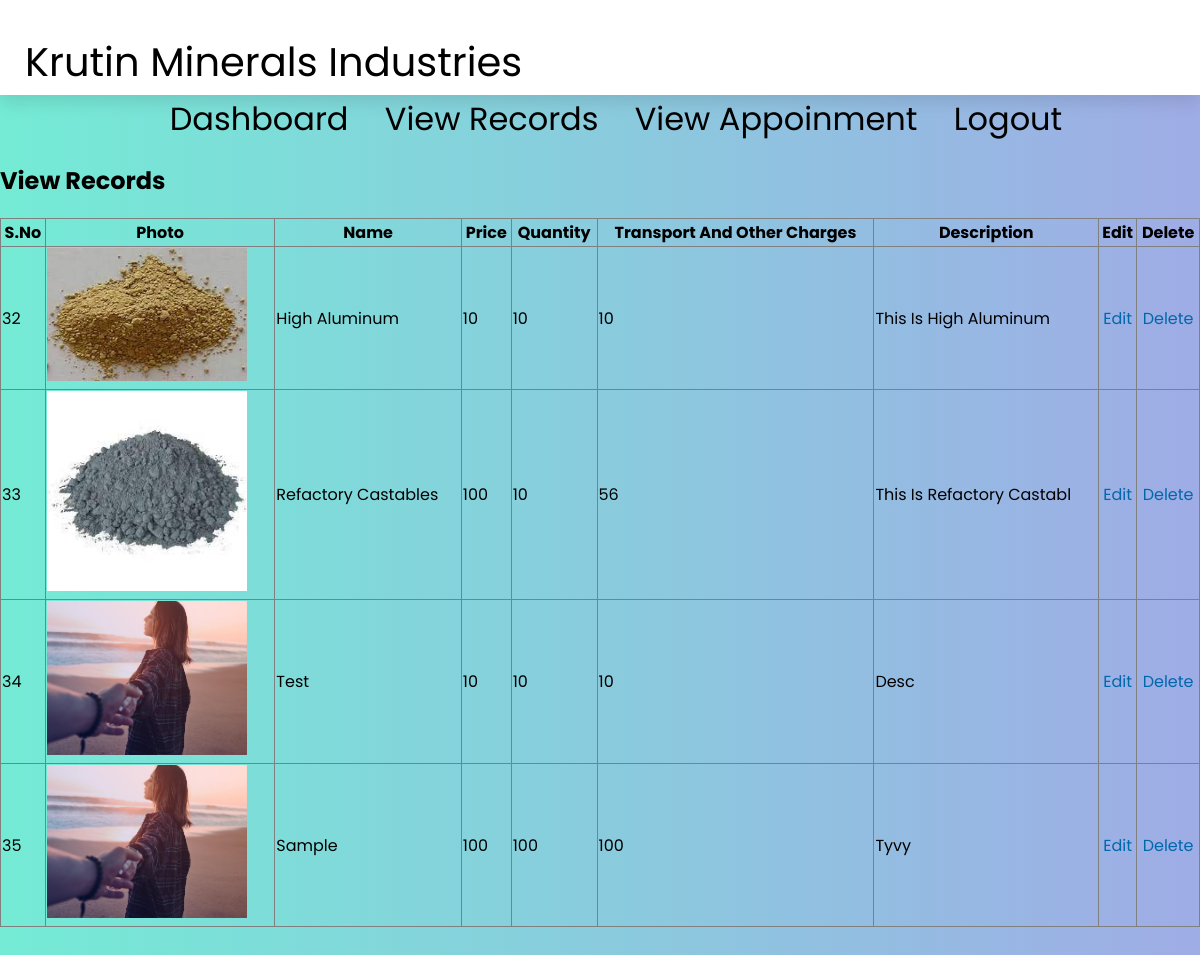
The app's page /admin/view.php (signed in) with its own data.
### tables this page shows
CREATE TABLE `products` (
  `id` int(11) NOT NULL,
  `photo` varchar(25) NOT NULL,
  `name1` varchar(30) NOT NULL,
  `price` int(11) NOT NULL,
  `quantity` int(11) NOT NULL,
  `transport_and_other` int(11) NOT NULL,
  `description1` varchar(50) NOT NULL
);

### admin/view.php (the view, shortened to what this page needs)
<?php
require('db.php');
?>
<!DOCTYPE html>
<html>
<head>
<link rel="stylesheet" href="css/style.css" />
</head>
<body>
<section class="header">
<div class="logo">Krutin Minerals Industries</div>
</section>
<div class="form1">
<center><nav class="navbar">
        <a href="dashboard.php">Dashboard</a>
         <a href="view.php">View Records</a>
         <a href="app.php">View Appoinment</a>
         <a href="logout.php">Logout</a>
        </nav>
</center>
<h2>View Records</h2>
<table width="100%" border="1" style="border-collapse:collapse;">
<thead>
<tr>
    <th><strong>S.No</strong></th>
    <th><strong>Photo</strong></th>
    <th><strong>Name</strong></th>
    <th><strong>price</strong></th>
    <th><strong>quantity</strong></th>
    <th><strong>transport and other charges</strong></th>
    <th><strong>description</strong></th>
    <th><strong>Edit</strong></th>
    <th><strong>Delete</strong></th>
</tr>
</thead>
<tbody>
<?php
$count=1;
$sel_query="Select * from products;";
$result = mysqli_query($con,$sel_query);
while($row = mysqli_fetch_assoc($result)) { ?>
<tr><td><?php echo $row["id"]; ?></td>
    <td><img src="img2/<?php echo $row["photo"]; ?>" width = 200 title="<?php echo $row['photo']; ?>"> </td>
    <td><?php echo $row["name1"]; ?></td>
    <td><?php echo $row["price"]; ?></td>
    <td><?php echo $row["quantity"]; ?></td>
    <td><?php echo $row["transport_and_other"]; ?></td>
    <td><?php echo $row["description1"]; ?></td>
    <td align="center"><a href="edit.php?id=<?php echo $row["id"]; ?>">Edit</a></td>
    <td align="center"><a href="delete.php?id=<?php echo $row["id"]; ?>">Delete</a></td>
</tr>
<?php $count++; } ?>
</tbody>
</table>
<br /><br /><br /><br />
</div>
</body>
</html>

### admin/css/style.css (style rules this page uses)
body { font-family: 'Poppins', sans-serif; margin:0; padding:0; box-sizing: border-box; outline: none; border:none; text-decoration: none; text-transform: capitalize; }
a { color:#0067ab; text-decoration:none; }
.logo { font-size: 2.5rem; color:black; }
.header { position: sticky; top:0; left:0; right:0; z-index: 1000; background-color: white; display: flex; padding-top: 2rem; padding-bottom: 0.2rem; box-shadow: 0 .5rem 1rem rgba(0,0,0,.1); align-items: center; justify-content: space-between; }
.logo { margin-left: 25px; }
.header .logo { font-size: 2.5rem; color:black; }
.navbar a { font-size: 2rem; margin-left: 2rem; color:black; }
.form1 { background-color: #74EBD5; background-image: linear-gradient(90deg, #74EBD5 0%, #9FACE6 100%); }

### records on screen
products: id "32", photo (picture), name1 "High Aluminum", price "10", quantity "10", transport_and_other "10", description1 "This Is High Aluminum"
products: id "33", photo (picture), name1 "Refactory Castables", price "100", quantity "10", transport_and_other "56", description1 "This Is Refactory Castabl"
products: id "34", photo (picture), name1 "Test", price "10", quantity "10", transport_and_other "10", description1 "Desc"
products: id "35", photo (picture), name1 "Sample", price "100", quantity "100", transport_and_other "100", description1 "Tyvy"
